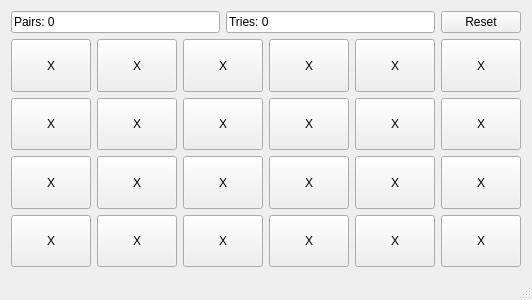
<?xml version="1.0" encoding="UTF-8"?>
<ui version="4.0">
 <class>Game</class>
 <widget class="QMainWindow" name="Game">
  <property name="geometry">
   <rect>
    <x>0</x>
    <y>0</y>
    <width>512</width>
    <height>300</height>
   </rect>
  </property>
  <property name="sizePolicy">
   <sizepolicy hsizetype="Preferred" vsizetype="Preferred">
    <horstretch>0</horstretch>
    <verstretch>0</verstretch>
   </sizepolicy>
  </property>
  <property name="windowTitle">
   <string>Game</string>
  </property>
  <widget class="QWidget" name="centralWidget">
   <layout class="QGridLayout" name="gridLayout">
    <item row="4" column="4">
     <widget class="QPushButton" name="Button17">
      <property name="sizePolicy">
       <sizepolicy hsizetype="Preferred" vsizetype="Preferred">
        <horstretch>0</horstretch>
        <verstretch>0</verstretch>
       </sizepolicy>
      </property>
      <property name="text">
       <string>X</string>
      </property>
     </widget>
    </item>
    <item row="5" column="5">
     <widget class="QPushButton" name="Button24">
      <property name="sizePolicy">
       <sizepolicy hsizetype="Preferred" vsizetype="Preferred">
        <horstretch>0</horstretch>
        <verstretch>0</verstretch>
       </sizepolicy>
      </property>
      <property name="text">
       <string>X</string>
      </property>
     </widget>
    </item>
    <item row="3" column="0">
     <widget class="QPushButton" name="Button7">
      <property name="sizePolicy">
       <sizepolicy hsizetype="Preferred" vsizetype="Preferred">
        <horstretch>0</horstretch>
        <verstretch>0</verstretch>
       </sizepolicy>
      </property>
      <property name="text">
       <string>X</string>
      </property>
     </widget>
    </item>
    <item row="5" column="4">
     <widget class="QPushButton" name="Button23">
      <property name="sizePolicy">
       <sizepolicy hsizetype="Preferred" vsizetype="Preferred">
        <horstretch>0</horstretch>
        <verstretch>0</verstretch>
       </sizepolicy>
      </property>
      <property name="text">
       <string>X</string>
      </property>
     </widget>
    </item>
    <item row="4" column="5">
     <widget class="QPushButton" name="Button18">
      <property name="sizePolicy">
       <sizepolicy hsizetype="Preferred" vsizetype="Preferred">
        <horstretch>0</horstretch>
        <verstretch>0</verstretch>
       </sizepolicy>
      </property>
      <property name="text">
       <string>X</string>
      </property>
     </widget>
    </item>
    <item row="3" column="5">
     <widget class="QPushButton" name="Button12">
      <property name="sizePolicy">
       <sizepolicy hsizetype="Preferred" vsizetype="Preferred">
        <horstretch>0</horstretch>
        <verstretch>0</verstretch>
       </sizepolicy>
      </property>
      <property name="text">
       <string>X</string>
      </property>
     </widget>
    </item>
    <item row="3" column="1">
     <widget class="QPushButton" name="Button8">
      <property name="sizePolicy">
       <sizepolicy hsizetype="Preferred" vsizetype="Preferred">
        <horstretch>0</horstretch>
        <verstretch>0</verstretch>
       </sizepolicy>
      </property>
      <property name="text">
       <string>X</string>
      </property>
     </widget>
    </item>
    <item row="3" column="3">
     <widget class="QPushButton" name="Button10">
      <property name="sizePolicy">
       <sizepolicy hsizetype="Preferred" vsizetype="Preferred">
        <horstretch>0</horstretch>
        <verstretch>0</verstretch>
       </sizepolicy>
      </property>
      <property name="text">
       <string>X</string>
      </property>
     </widget>
    </item>
    <item row="2" column="3">
     <widget class="QPushButton" name="Button4">
      <property name="sizePolicy">
       <sizepolicy hsizetype="Preferred" vsizetype="Preferred">
        <horstretch>0</horstretch>
        <verstretch>0</verstretch>
       </sizepolicy>
      </property>
      <property name="text">
       <string>X</string>
      </property>
     </widget>
    </item>
    <item row="4" column="2">
     <widget class="QPushButton" name="Button15">
      <property name="sizePolicy">
       <sizepolicy hsizetype="Preferred" vsizetype="Preferred">
        <horstretch>0</horstretch>
        <verstretch>0</verstretch>
       </sizepolicy>
      </property>
      <property name="text">
       <string>X</string>
      </property>
     </widget>
    </item>
    <item row="5" column="0">
     <widget class="QPushButton" name="Button19">
      <property name="sizePolicy">
       <sizepolicy hsizetype="Preferred" vsizetype="Preferred">
        <horstretch>0</horstretch>
        <verstretch>0</verstretch>
       </sizepolicy>
      </property>
      <property name="text">
       <string>X</string>
      </property>
     </widget>
    </item>
    <item row="5" column="2">
     <widget class="QPushButton" name="Button21">
      <property name="sizePolicy">
       <sizepolicy hsizetype="Preferred" vsizetype="Preferred">
        <horstretch>0</horstretch>
        <verstretch>0</verstretch>
       </sizepolicy>
      </property>
      <property name="text">
       <string>X</string>
      </property>
     </widget>
    </item>
    <item row="5" column="1">
     <widget class="QPushButton" name="Button20">
      <property name="sizePolicy">
       <sizepolicy hsizetype="Preferred" vsizetype="Preferred">
        <horstretch>0</horstretch>
        <verstretch>0</verstretch>
       </sizepolicy>
      </property>
      <property name="text">
       <string>X</string>
      </property>
     </widget>
    </item>
    <item row="2" column="2">
     <widget class="QPushButton" name="Button3">
      <property name="sizePolicy">
       <sizepolicy hsizetype="Preferred" vsizetype="Preferred">
        <horstretch>0</horstretch>
        <verstretch>0</verstretch>
       </sizepolicy>
      </property>
      <property name="text">
       <string>X</string>
      </property>
     </widget>
    </item>
    <item row="4" column="0">
     <widget class="QPushButton" name="Button13">
      <property name="sizePolicy">
       <sizepolicy hsizetype="Preferred" vsizetype="Preferred">
        <horstretch>0</horstretch>
        <verstretch>0</verstretch>
       </sizepolicy>
      </property>
      <property name="text">
       <string>X</string>
      </property>
     </widget>
    </item>
    <item row="5" column="3">
     <widget class="QPushButton" name="Button22">
      <property name="sizePolicy">
       <sizepolicy hsizetype="Preferred" vsizetype="Preferred">
        <horstretch>0</horstretch>
        <verstretch>0</verstretch>
       </sizepolicy>
      </property>
      <property name="text">
       <string>X</string>
      </property>
     </widget>
    </item>
    <item row="2" column="4">
     <widget class="QPushButton" name="Button5">
      <property name="sizePolicy">
       <sizepolicy hsizetype="Preferred" vsizetype="Preferred">
        <horstretch>0</horstretch>
        <verstretch>0</verstretch>
       </sizepolicy>
      </property>
      <property name="text">
       <string>X</string>
      </property>
     </widget>
    </item>
    <item row="3" column="2">
     <widget class="QPushButton" name="Button9">
      <property name="sizePolicy">
       <sizepolicy hsizetype="Preferred" vsizetype="Preferred">
        <horstretch>0</horstretch>
        <verstretch>0</verstretch>
       </sizepolicy>
      </property>
      <property name="text">
       <string>X</string>
      </property>
     </widget>
    </item>
    <item row="4" column="3">
     <widget class="QPushButton" name="Button16">
      <property name="sizePolicy">
       <sizepolicy hsizetype="Preferred" vsizetype="Preferred">
        <horstretch>0</horstretch>
        <verstretch>0</verstretch>
       </sizepolicy>
      </property>
      <property name="text">
       <string>X</string>
      </property>
     </widget>
    </item>
    <item row="2" column="0">
     <widget class="QPushButton" name="Button1">
      <property name="sizePolicy">
       <sizepolicy hsizetype="Preferred" vsizetype="Preferred">
        <horstretch>0</horstretch>
        <verstretch>0</verstretch>
       </sizepolicy>
      </property>
      <property name="text">
       <string>X</string>
      </property>
     </widget>
    </item>
    <item row="4" column="1">
     <widget class="QPushButton" name="Button14">
      <property name="sizePolicy">
       <sizepolicy hsizetype="Preferred" vsizetype="Preferred">
        <horstretch>0</horstretch>
        <verstretch>0</verstretch>
       </sizepolicy>
      </property>
      <property name="text">
       <string>X</string>
      </property>
     </widget>
    </item>
    <item row="3" column="4">
     <widget class="QPushButton" name="Button11">
      <property name="sizePolicy">
       <sizepolicy hsizetype="Preferred" vsizetype="Preferred">
        <horstretch>0</horstretch>
        <verstretch>0</verstretch>
       </sizepolicy>
      </property>
      <property name="text">
       <string>X</string>
      </property>
     </widget>
    </item>
    <item row="2" column="5">
     <widget class="QPushButton" name="Button6">
      <property name="sizePolicy">
       <sizepolicy hsizetype="Preferred" vsizetype="Preferred">
        <horstretch>0</horstretch>
        <verstretch>0</verstretch>
       </sizepolicy>
      </property>
      <property name="text">
       <string>X</string>
      </property>
     </widget>
    </item>
    <item row="2" column="1">
     <widget class="QPushButton" name="Button2">
      <property name="sizePolicy">
       <sizepolicy hsizetype="Preferred" vsizetype="Preferred">
        <horstretch>0</horstretch>
        <verstretch>0</verstretch>
       </sizepolicy>
      </property>
      <property name="text">
       <string>X</string>
      </property>
     </widget>
    </item>
    <item row="0" column="0" colspan="6">
     <layout class="QHBoxLayout" name="horizontalLayout">
      <item>
       <widget class="QLineEdit" name="Display">
        <property name="text">
         <string>Pairs: 0 </string>
        </property>
       </widget>
      </item>
      <item>
       <widget class="QLineEdit" name="Display2">
        <property name="text">
         <string>Tries: 0</string>
        </property>
       </widget>
      </item>
      <item>
       <widget class="QPushButton" name="ButtonReset">
        <property name="text">
         <string>Reset</string>
        </property>
       </widget>
      </item>
     </layout>
    </item>
   </layout>
  </widget>
  <widget class="QMenuBar" name="menuBar">
   <property name="geometry">
    <rect>
     <x>0</x>
     <y>0</y>
     <width>512</width>
     <height>17</height>
    </rect>
   </property>
  </widget>
  <widget class="QStatusBar" name="statusBar"/>
 </widget>
 <layoutdefault spacing="6" margin="11"/>
 <resources/>
 <connections/>
</ui>
